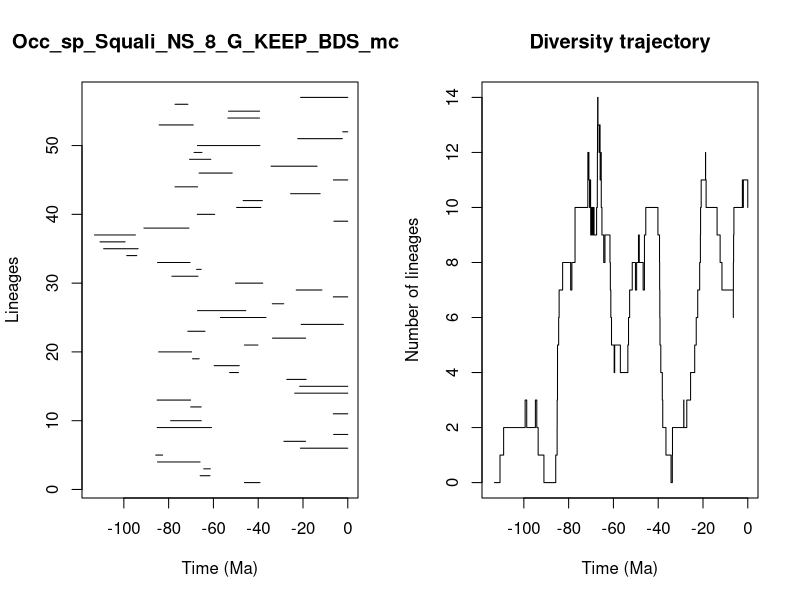

The R script that drew this image:


pdf(file='../Results/Species_NS/5_MA_bins_EXT_EP/pyrate_mcmc_logs/Occ_sp_Squali_NS_8_G_KEEP_BDS_mcmc_LTT.pdf',width=0.6*20, height=0.6*10)
title = "Occ_sp_Squali_NS_8_G_KEEP_BDS_mcmc"
ts=c(46.151887672392924, 65.92565877018374,64.3235105814256,84.9729075975774,85.7604721934859,21.157112094448262,28.531974446566743,6.331010005553752,85.12170921369614,79.09536111896702,6.456128200347354,70.14535706866387,85.14205484686389,23.70050962603203,21.485708018626376,27.23691352561577,52.76100280943226,59.66483232401032,69.32278451190612,84.45521228865859,46.14295567205363,33.62292333127804,71.4292224503728,20.8069086043394,56.9039288838045,67.1042866953188,33.694227367825064,6.456123000733849,23.017158383421773,50.16292257325168,78.54813400424516,67.508144520632,84.9626785004586,98.71475144703959,109.02892532502416,110.64678805712266,113.12187227610505,91.03195568793718,6.1937868258181235,67.19813045572539,49.628020566532484,46.732953640659616,25.541754248765173,77.14155043138456,6.432613625221765,66.38649840920318,34.26900303530145,70.65888013867003,68.64737083807181,67.15620999734911,22.356425831671707,2.266578745163932,84.24620853734622,53.55172860785333,53.25281715369779,77.13803482664267,21.080888206525156)
te=c(39.19646503357342, 61.54108524220531,61.3658807961187,65.95842681048155,82.6798400835256,0.0,18.872705955433265,0.0,60.8553998014688,65.42765368187985,0.0,65.44237942706249,70.1867026973759,0.0,0.0,18.608072001650008,48.80716904309482,48.45879693360701,66.37194643787767,69.7329747652879,40.12879853052309,18.823975419319602,63.7790948247279,1.9785304807126651,36.54096968442639,45.5495238198873,28.602580442969685,0.0,11.534487049380562,37.97236855425693,66.89222044969631,65.44748312080362,70.43441223586704,94.21811917544245,93.60914081321363,99.4241122439534,94.84544100447125,70.94534534770932,0.0,59.43014461831576,38.840153383144035,38.16857920128964,12.348485913371402,67.05041240436088,0.0,51.59612395853206,13.703730266827135,61.16104884050268,65.12531002205083,39.27638539074816,2.411147284627904,0.0,69.02172707503406,39.413201981764686,39.354185918304324,71.4107931892941,0.0)
div_traj=c(0, 1,2,3,2,3,2,1,0,1,2,3,4,5,6,7,8,7,8,9,10,11,12,11,10,11,10,9,10,9,10,9,10,11,12,13,14,13,12,13,12,11,12,11,10,9,8,9,8,7,6,5,4,5,4,5,6,7,8,7,8,9,8,7,8,9,10,9,8,7,6,5,4,3,2,1,0,1,2,3,2,3,4,5,6,7,8,9,10,11,12,11,10,9,8,7,6,7,8,9,10,11,10,11,10)
time_events=c(113.12187227610505, 110.64678805712266,109.02892532502416,99.4241122439534,98.71475144703959,94.84544100447125,94.21811917544245,93.60914081321363,91.03195568793718,85.7604721934859,85.14205484686389,85.12170921369614,84.9729075975774,84.9626785004586,84.45521228865859,84.24620853734622,82.6798400835256,79.09536111896702,78.54813400424516,77.14155043138456,77.13803482664267,71.4292224503728,71.4107931892941,70.94534534770932,70.65888013867003,70.43441223586704,70.1867026973759,70.14535706866387,69.7329747652879,69.32278451190612,69.02172707503406,68.64737083807181,67.508144520632,67.19813045572539,67.15620999734911,67.1042866953188,67.05041240436088,66.89222044969631,66.38649840920318,66.37194643787767,65.95842681048155,65.92565877018374,65.44748312080362,65.44237942706249,65.42765368187985,65.12531002205083,64.3235105814256,63.7790948247279,61.54108524220531,61.3658807961187,61.16104884050268,60.8553998014688,59.66483232401032,59.43014461831576,56.9039288838045,53.55172860785333,53.25281715369779,52.76100280943226,51.59612395853206,50.16292257325168,49.628020566532484,48.80716904309482,48.45879693360701,46.732953640659616,46.151887672392924,46.14295567205363,45.5495238198873,40.12879853052309,39.413201981764686,39.354185918304324,39.27638539074816,39.19646503357342,38.840153383144035,38.16857920128964,37.97236855425693,36.54096968442639,34.26900303530145,33.694227367825064,33.62292333127804,28.602580442969685,28.531974446566743,27.23691352561577,25.541754248765173,23.70050962603203,23.017158383421773,22.356425831671707,21.485708018626376,21.157112094448262,21.080888206525156,20.8069086043394,18.872705955433265,18.823975419319602,18.608072001650008,13.703730266827135,12.348485913371402,11.534487049380562,6.456128200347354,6.456123000733849,6.432613625221765,6.331010005553752,6.1937868258181235,2.411147284627904,2.266578745163932,1.9785304807126651,0.0)
                par(mfrow=c(1,2))
                L = length(ts)
                plot(ts, 1:L , xlim=c(-max(ts)-1,0), pch=20, type="n", main=title,xlab="Time (Ma)",ylab="Lineages")
                for (i in 1:L){segments(x0=-te[i],y0=i,x1=-ts[i],y1=i)}    
                t = -time_events
                plot(div_traj ~ t,type="s", main = "Diversity trajectory",xlab="Time (Ma)",ylab="Number of lineages",xlim=c(-max(ts)-1,0))
                abline(v=c(65,200,251,367,445),lty=2,col="gray")
                
